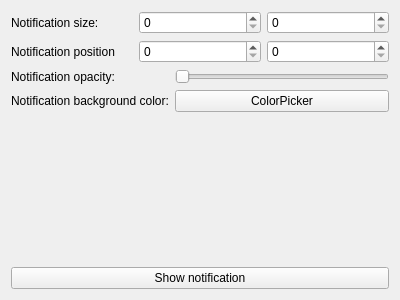
<?xml version="1.0" encoding="UTF-8"?>
<ui version="4.0">
 <class>MainWindow</class>
 <widget class="QWidget" name="MainWindow">
  <property name="geometry">
   <rect>
    <x>0</x>
    <y>0</y>
    <width>400</width>
    <height>300</height>
   </rect>
  </property>
  <property name="windowTitle">
   <string>Form</string>
  </property>
  <layout class="QVBoxLayout" name="verticalLayout">
   <item>
    <layout class="QGridLayout" name="gridLayout">
     <item row="0" column="1">
      <widget class="QLabel" name="label">
       <property name="text">
        <string>Notification size:</string>
       </property>
      </widget>
     </item>
     <item row="0" column="2">
      <widget class="QSpinBox" name="spinBox"/>
     </item>
     <item row="0" column="3">
      <widget class="QSpinBox" name="spinBox_2"/>
     </item>
     <item row="1" column="1">
      <widget class="QLabel" name="label_2">
       <property name="text">
        <string>Notification position</string>
       </property>
      </widget>
     </item>
     <item row="1" column="2">
      <widget class="QSpinBox" name="spinBox_3"/>
     </item>
     <item row="1" column="3">
      <widget class="QSpinBox" name="spinBox_4"/>
     </item>
    </layout>
   </item>
   <item>
    <layout class="QFormLayout" name="formLayout_2">
     <item row="0" column="0">
      <widget class="QLabel" name="label_4">
       <property name="text">
        <string>Notification opacity:</string>
       </property>
      </widget>
     </item>
     <item row="0" column="1">
      <widget class="QSlider" name="horizontalSlider">
       <property name="orientation">
        <enum>Qt::Horizontal</enum>
       </property>
      </widget>
     </item>
     <item row="1" column="0">
      <widget class="QLabel" name="label_3">
       <property name="text">
        <string>Notification background color:</string>
       </property>
      </widget>
     </item>
     <item row="1" column="1">
      <widget class="QPushButton" name="pushButton">
       <property name="text">
        <string>ColorPicker</string>
       </property>
      </widget>
     </item>
    </layout>
   </item>
   <item>
    <widget class="QPushButton" name="showNotificationButton">
     <property name="text">
      <string>Show notification</string>
     </property>
    </widget>
   </item>
  </layout>
 </widget>
 <resources/>
 <connections/>
</ui>
